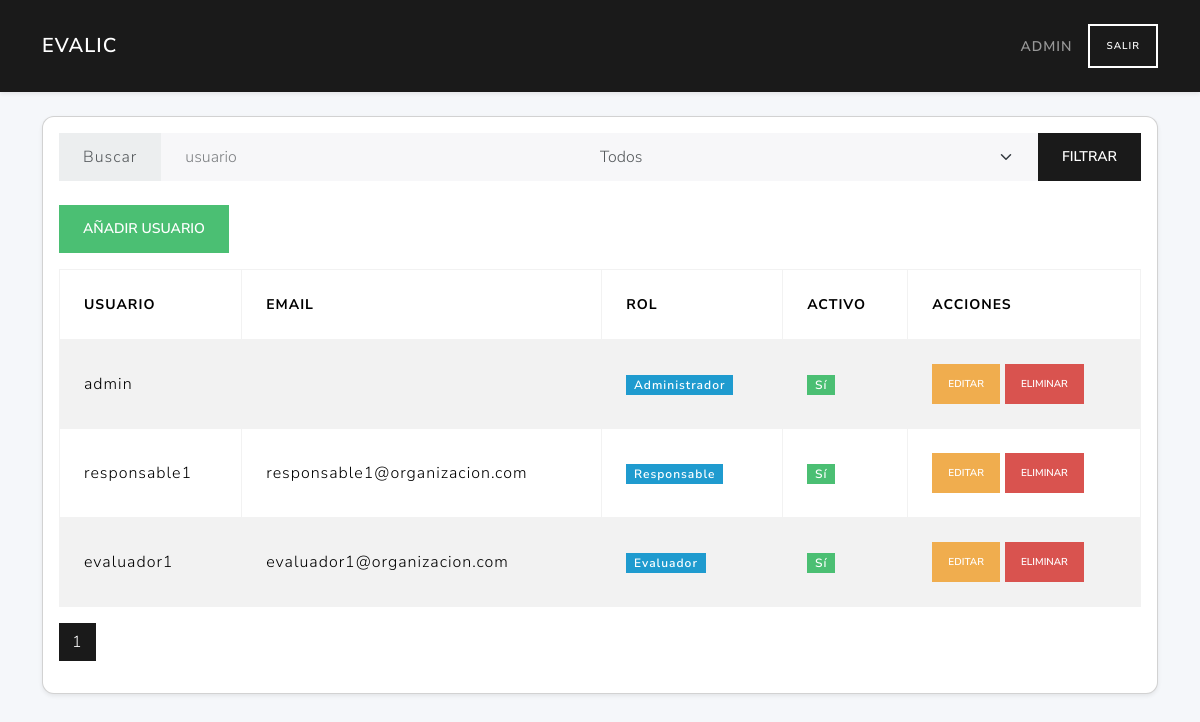
Page /useradmin (signed in) on the earlier database version.
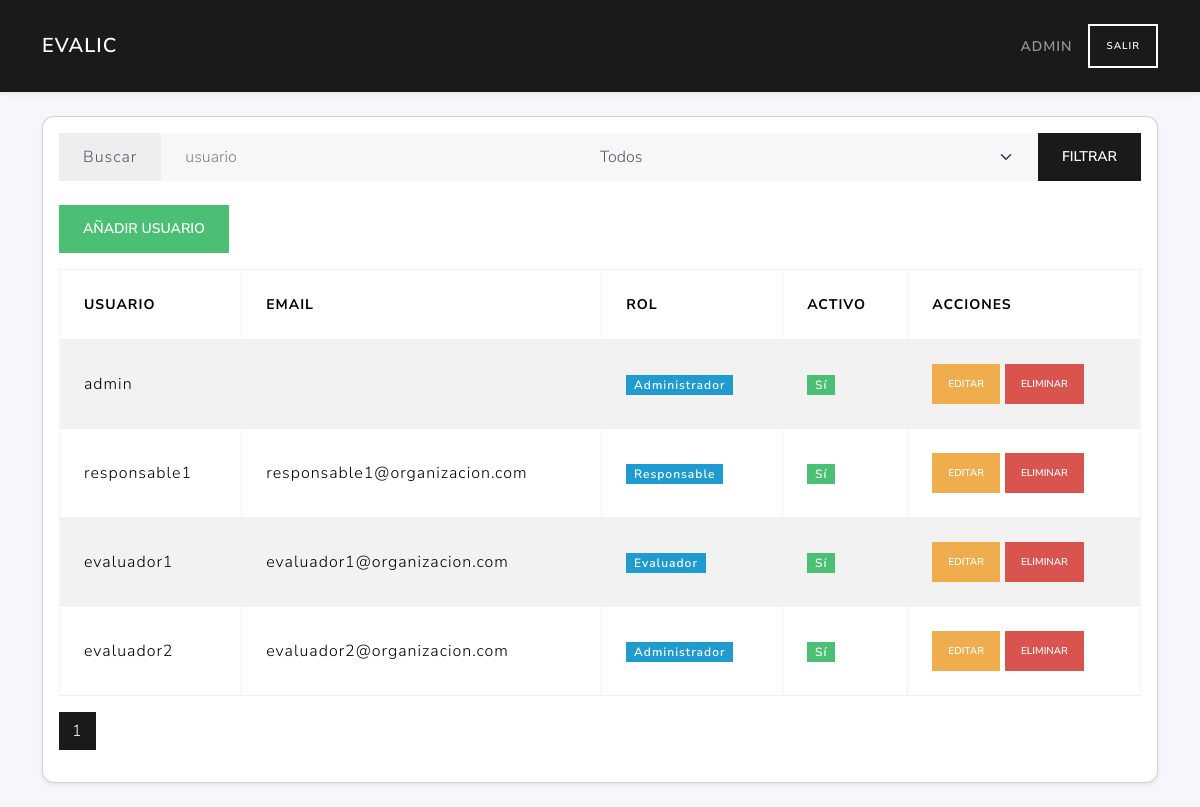
Same page on the later database version.
### tables this page shows
CREATE TABLE users (
        id INTEGER PRIMARY KEY AUTOINCREMENT,
        username TEXT UNIQUE NOT NULL,
        email TEXT,
        password TEXT NOT NULL,
        role_id INTEGER NOT NULL,
        active INTEGER NOT NULL DEFAULT 1,
        FOREIGN KEY(role_id) REFERENCES roles(id)
    );

CREATE TABLE roles (
        id INTEGER PRIMARY KEY AUTOINCREMENT,
        description TEXT NOT NULL UNIQUE
    );

### routes/user_routes.py (the view)
@user_bp.route('useradmin')
def dashboard():
    if 'user_id' not in session or session.get('role_id') != 1:
        return redirect(url_for('auth.login'))
    db = get_db(current_app)
    admin_id = get_role_id(db, 'administrador')
    if session.get('role_id') != admin_id:
        return "Acceso denegado", 403
    search = request.args.get('search','').strip()
    selected = request.args.get('role_id','')
    role_id = int(selected) if selected.isdigit() else None
    page = int(request.args.get('page',1))
    data = list_users(db, search, role_id, page)
    return render_template('usuarios/useradmin.html',
        users=data['users'],
        roles=data['roles'],
        page=page,
        total_pages=data['pages'],
        search=search,
        selected_role=selected
    )

### app.py (called while the page is built)
def create_app():
    app = Flask(__name__)
    app.config.from_object(Config)
    @app.context_processor
    def utility_processor():
        from flask import request, url_for
        def url_for_other_page(page):
            args = request.args.copy()
            args['page'] = page
            return url_for('licitaciones.index', **args)
        return dict(url_for_other_page=url_for_other_page)
    app.teardown_appcontext(close_connection)
    with app.app_context():
        init_db(app)
    app.register_blueprint(auth_bp)
    app.register_blueprint(user_bp)
    app.register_blueprint(licitaciones_bp)
    app.register_blueprint(ofertas_bp)
    app.register_blueprint(licitantes_bp)
    app.register_blueprint(evaluador_bp)
    from routes.criterios_routes import criterios_bp
    app.register_blueprint(criterios_bp)
    return app

### models/dao.py (called while the page is built)
def get_db(app):
    db = getattr(g, '_database', None)
    if db is None:
        db = g._database = sqlite3.connect(app.config['DATABASE'])
        db.row_factory = sqlite3.Row
    return db

def close_connection(exception):
    db = getattr(g, '_database', None)
    if db is not None:
        db.close()

### templates/usuarios/useradmin.html (shortened to what this page needs)
{% extends "base.html" %}
{% block content %}
<div class="card shadow-sm">
  <div class="card-body">
    <form method="get" class="input-group mb-4">
      <span class="input-group-text">Buscar</span>
      <input type="text" name="search" class="form-control" placeholder="usuario" value="{{ search }}">
      <select name="role_id" class="form-select">
        <option value="">Todos</option>
      </select>
      <button class="btn btn-primary" type="submit">Filtrar</button>
    </form>
    <div class="d-flex justify-content-between mb-3">
      <button class="btn btn-success" data-bs-toggle="modal" data-bs-target="#modalAddUser">
        Añadir Usuario
      </button>
    </div>
    <table class="table table-striped align-middle table-bordered">
      <thead>
        <tr>
          <th>Usuario</th>
          <th>Email</th>
          <th>Rol</th>
          <th>Activo</th>
          <th>Acciones</th>
        </tr>
      </thead>
      <tbody>
        {% for user in users %}
        <tr>
          <td>{{ user.username }}</td>
          <td>{{ user.email }}</td>
          <td><span class="badge bg-info">{{ user.role_description }}</span></td>
          {% if user.active %}
            <td><span class="badge bg-success">Sí</span></td>
          {% else %}
            <td><span class="badge bg-secondary">No</span></td>
          {% endif %}
          <td>
            <button class="btn btn-sm btn-warning"
                    data-bs-toggle="modal" data-bs-target="#modalEditUser"
                    data-user-id="{{ user.id }}"
                    data-username="{{ user.username }}"
                    data-email="{{ user.email }}"
                    data-role-id="{{ user.role_id }}"
                    data-active="{{ 'true' if user.active else 'false' }}">
              Editar
            </button>
            <form id="del{{ user.id }}" method="post"
                  action="{{ url_for('user.delete_user_route', user_id=user.id) }}"
                  class="d-inline">
              <button type="button" class="btn btn-sm btn-danger"
                      onclick="confirmDelete('{{ user.username }}', 'del{{ user.id }}')">
                Eliminar
              </button>
            </form>
          </td>
        </tr>
        {% endfor %}
      </tbody>
    </table>
    <nav>
      <ul class="pagination">
        {% for p in range(1, total_pages+1) %}
          <li class="page-item {% if p==page %}active{% endif %}">
            <a class="page-link"
               href="{{ url_for('user.dashboard') }}?page={{ p }}&search={{ search }}&role_id={{ selected_role }}">
              {{ p }}
            </a>
          </li>
        {% endfor %}
      </ul>
    </nav>
  </div>
</div>
{% endblock %}

### templates/base.html (shortened to what this page needs)
<!doctype html>
<html lang="es">
<head>
  <link href="https://cdn.jsdelivr.net/npm/bootswatch@5.3.0/dist/lux/bootstrap.min.css"
        rel="stylesheet">
</head>
<body>
  <nav class="navbar navbar-expand-lg navbar-dark bg-primary shadow-sm">
    <div class="container">
      <a class="navbar-brand" >EvaLic</a>
      {% if session.get('username') %}
      <div class="ms-auto d-flex align-items-center">
        <span class="navbar-text me-3">{{ session['username'] }}</span>
        <a class="btn btn-outline-light btn-sm"
           href="{{ url_for('auth.do_logout') }}">Salir</a>
      </div>
      {% endif %}
    </div>
  </nav>
  <main class="container py-4">
    {% block content %}{% endblock %}
  </main>
</body>
</html>

Differences in the rows shown:
added users: username "evaluador2", email "evaluador2@organizacion.com", role_description "Administrador", active "Sí"
